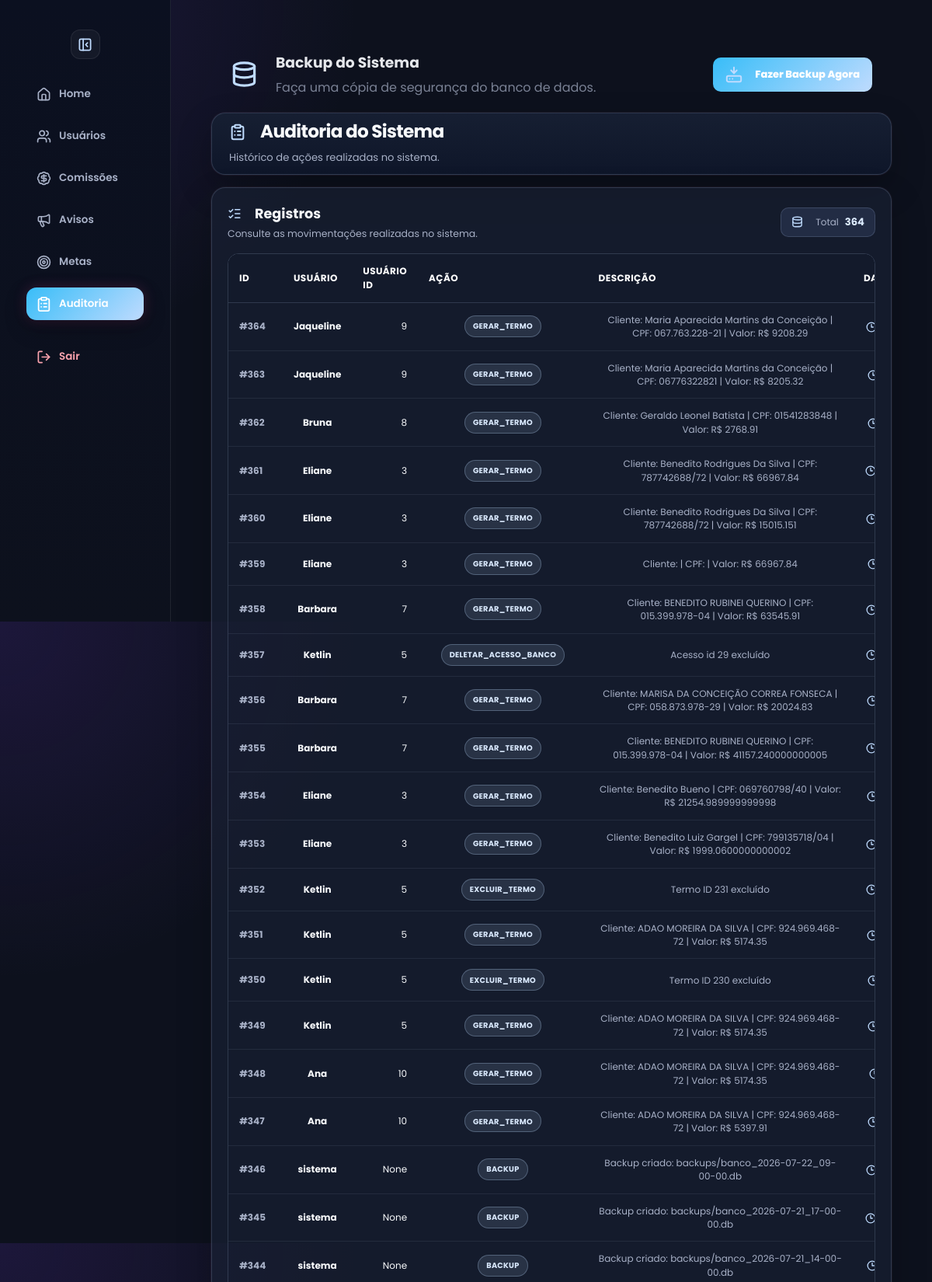
/auditoria (signed in, upper part), run on the app's committed database.
### tables this page shows
CREATE TABLE auditoria (
            id INTEGER PRIMARY KEY AUTOINCREMENT,
            usuario TEXT,
            usuario_id INTEGER,
            acao TEXT,
            descricao TEXT,
            data_hora DATETIME DEFAULT CURRENT_TIMESTAMP
        );

### app.py (the view)
@app.route("/auditoria")
def auditoria():
    if session.get("tipo") not in ["master", "admin", "adm"]:
        return redirect("/home")
    conn = conectar()
    cursor = conn.cursor()
    cursor.execute("""
        SELECT *
        FROM auditoria
        ORDER BY id DESC
        LIMIT 500
    """)
    registros = cursor.fetchall()
    conn.close()
    return render_template(
        "auditoria.html",
        pagina_ativa="auditoria",
        registros=registros,
        tipo=session.get("tipo")
    )

### app.py (called while the page is built)
def tema_usuario():
    if "usuario_id" not in session:
        return "rose"
    conn = conectar()
    cursor = conn.cursor()
    cursor.execute("""
        SELECT tema
        FROM usuarios
        WHERE id = ?
    """, (session["usuario_id"],))
    user = cursor.fetchone()
    conn.close()
    return user["tema"] if user and user["tema"] else "rose"

@app.context_processor
def variaveis_globais():
    return {
        "tema": tema_usuario()
    }

def conectar():
    conn = sqlite3.connect("banco.db")
    conn.row_factory = sqlite3.Row
    return conn

### templates/auditoria.html (shortened to what this page needs)
<!DOCTYPE html>
<html lang="pt-br" data-theme="{{ tema }}">
<head>
    <link rel="stylesheet" href="{{ url_for('static', filename='design.css') }}">
    <link rel="stylesheet" href="{{ url_for('static', filename='style.css') }}">
</head>
<body>
    <div class="sidebar" id="sidebar">
        <button
            type="button"
            class="toggle-btn sidebar-toggle"
            onclick="toggleSidebar()"
            title="Recolher menu">
        </button>
        <a
            href="/home"
            class="{% if pagina_ativa == 'home' %}active{% endif %}">
            <i data-lucide="home"></i>
            <span class="text">Home</span>
        </a>
        {% if tipo|lower|trim in ["master", "adm", "admin"] %}
        <a
            href="/admin?aba=usuarios"
            class="{% if pagina_ativa == 'usuarios' %}active{% endif %}">
            <i data-lucide="users"></i>
            <span class="text">Usuários</span>
        </a>
        {% if tipo|lower|trim == "master" %}
        <a
            href="/admin?aba=comissoes"
            class="{% if pagina_ativa == 'comissoes' %}active{% endif %}">
            <i data-lucide="badge-dollar-sign"></i>
            <span class="text">Comissões</span>
        </a>
        {% endif %}
        <a
            href="/admin?aba=avisos"
            class="{% if pagina_ativa == 'avisos' %}active{% endif %}">
            <i data-lucide="megaphone"></i>
            <span class="text">Avisos</span>
        </a>
        <a
            href="/admin?aba=metas"
            class="{% if pagina_ativa == 'metas' %}active{% endif %}">
            <i data-lucide="target"></i>
            <span class="text">Metas</span>
        </a>
        <a
            href="/auditoria"
            class="{% if pagina_ativa == 'auditoria' %}active{% endif %}">
            <i data-lucide="clipboard-list"></i>
            <span class="text">Auditoria</span>
        </a>
        {% endif %}
        <a href="/logout">
            <i data-lucide="log-out"></i>
            <span class="text">Sair</span>
        </a>
    </div>
    <div class="conteudo">
        <div class="page auditoria-page">
<div class="backup-container">
    <div class="backup-card">
        <div class="backup-info">
            <i data-lucide="database"></i>
            <div>
                <h3>
                    Backup do Sistema
                </h3>
                <p>
                    Faça uma cópia de segurança do banco de dados.
                </p>
            </div>
        </div>
        <form
            action="/admin/backup"
            method="POST"
            onsubmit="return confirm('Deseja criar um backup agora?')">
            <button
                type="submit"
                class="btn-admin-primary">
                <i data-lucide="hard-drive-download"></i>
                Fazer Backup Agora
            </button>
        </form>
    </div>
</div>
            <div class="topo auditoria-topo">
                <div>
                    <h1>
                        <i data-lucide="clipboard-list"></i>
                        Auditoria do Sistema
                    </h1>
                    <span>
                        Histórico de ações realizadas no sistema.
                    </span>
                </div>
            </div>
            <section class="auditoria-card">
                <div class="auditoria-header">
                    <div>
                        <h2>
                            <i data-lucide="list-checks"></i>
                            Registros
                        </h2>
                        <p>
                            Consulte as movimentações realizadas no sistema.
                        </p>
                    </div>
                    <div class="auditoria-total">
                        <i data-lucide="database"></i>
                        <span>Total</span>
                        <strong>
                            {{ registros|length }}
                        </strong>
                    </div>
                </div>
                <div class="auditoria-table-wrapper">
                    <table class="tabela-auditoria">
                        <thead>
                            <tr>
                                <th>ID</th>
                                <th>Usuário</th>
                                <th>Usuário ID</th>
                                <th>Ação</th>
                                <th>Descrição</th>
                                <th>Data/Hora</th>
                            </tr>
                        </thead>
                        <tbody>
                            {% for r in registros %}
                            <tr>
                                <td class="id-col">
                                    #{{ r["id"] }}
                                </td>
                                <td>
                                    <strong>
                                        {{ r["usuario"] }}
                                    </strong>
                                </td>
                                <td>
                                    {{ r["usuario_id"] }}
                                </td>
                                <td>
                                    <span class="audit-action-badge">
                                        {{ r["acao"] }}
                                    </span>
                                </td>
                                <td class="descricao-auditoria">
                                    {{ r["descricao"] }}
                                </td>
                                <td class="data-auditoria">
                                    <i data-lucide="clock-3"></i>
                                </td>
                            </tr>
                            {% endfor %}
                        </tbody>
                    </table>
                </div>
            </section>
        </div>
    </div>
</body>
</html>

### data on the page
auditoria: id "364", usuario "Jaqueline", usuario_id "9", acao "GERAR_TERMO", descricao "Cliente: Maria Aparecida Martins da Conceição | CPF: 067.763.228-21 | Valor: R$ 9208.29"
auditoria: id "363", usuario "Jaqueline", usuario_id "9", acao "GERAR_TERMO", descricao "Cliente: Maria Aparecida Martins da Conceição | CPF: 06776322821 | Valor: R$ 8205.32"
auditoria: id "362", usuario "Bruna", usuario_id "8", acao "GERAR_TERMO", descricao "Cliente: Geraldo Leonel Batista | CPF: 01541283848 | Valor: R$ 2768.91"
auditoria: id "361", usuario "Eliane", usuario_id "3", acao "GERAR_TERMO", descricao "Cliente: Benedito Rodrigues Da Silva | CPF: 787742688/72 | Valor: R$ 66967.84"
auditoria: id "360", usuario "Eliane", usuario_id "3", acao "GERAR_TERMO", descricao "Cliente: Benedito Rodrigues Da Silva | CPF: 787742688/72 | Valor: R$ 15015.151"
auditoria: id "359", usuario "Eliane", usuario_id "3", acao "GERAR_TERMO", descricao "Cliente: | CPF: | Valor: R$ 66967.84"
auditoria: id "358", usuario "Barbara", usuario_id "7", acao "GERAR_TERMO", descricao "Cliente: BENEDITO RUBINEI QUERINO | CPF: 015.399.978-04 | Valor: R$ 63545.91"
auditoria: id "357", usuario "Ketlin", usuario_id "5", acao "DELETAR_ACESSO_BANCO", descricao "Acesso id 29 excluído"
auditoria: id "356", usuario "Barbara", usuario_id "7", acao "GERAR_TERMO", descricao "Cliente: MARISA DA CONCEIÇÃO CORREA FONSECA | CPF: 058.873.978-29 | Valor: R$ 20024.83"
auditoria: id "355", usuario "Barbara", usuario_id "7", acao "GERAR_TERMO", descricao "Cliente: BENEDITO RUBINEI QUERINO | CPF: 015.399.978-04 | Valor: R$ 41157.240000000005"
auditoria: id "354", usuario "Eliane", usuario_id "3", acao "GERAR_TERMO", descricao "Cliente: Benedito Bueno | CPF: 069760798/40 | Valor: R$ 21254.989999999998"
auditoria: id "353", usuario "Eliane", usuario_id "3", acao "GERAR_TERMO", descricao "Cliente: Benedito Luiz Gargel | CPF: 799135718/04 | Valor: R$ 1999.0600000000002"
auditoria: id "352", usuario "Ketlin", usuario_id "5", acao "EXCLUIR_TERMO", descricao "Termo ID 231 excluído"
auditoria: id "351", usuario "Ketlin", usuario_id "5", acao "GERAR_TERMO", descricao "Cliente: ADAO MOREIRA DA SILVA | CPF: 924.969.468-72 | Valor: R$ 5174.35"
auditoria: id "350", usuario "Ketlin", usuario_id "5", acao "EXCLUIR_TERMO", descricao "Termo ID 230 excluído"
auditoria: id "349", usuario "Ketlin", usuario_id "5", acao "GERAR_TERMO", descricao "Cliente: ADAO MOREIRA DA SILVA | CPF: 924.969.468-72 | Valor: R$ 5174.35"
auditoria: id "348", usuario "Ana", usuario_id "10", acao "GERAR_TERMO", descricao "Cliente: ADAO MOREIRA DA SILVA | CPF: 924.969.468-72 | Valor: R$ 5174.35"
auditoria: id "347", usuario "Ana", usuario_id "10", acao "GERAR_TERMO", descricao "Cliente: ADAO MOREIRA DA SILVA | CPF: 924.969.468-72 | Valor: R$ 5397.91"
auditoria: id "346", usuario "sistema", usuario_id "None", acao "BACKUP", descricao "Backup criado: backups/banco_2026-07-22_09-00-00.db"
auditoria: id "345", usuario "sistema", usuario_id "None", acao "BACKUP", descricao "Backup criado: backups/banco_2026-07-21_17-00-00.db"
auditoria: id "344", usuario "sistema", usuario_id "None", acao "BACKUP", descricao "Backup criado: backups/banco_2026-07-21_14-00-00.db"

### other printed values
{{ registros|length }} "364"
